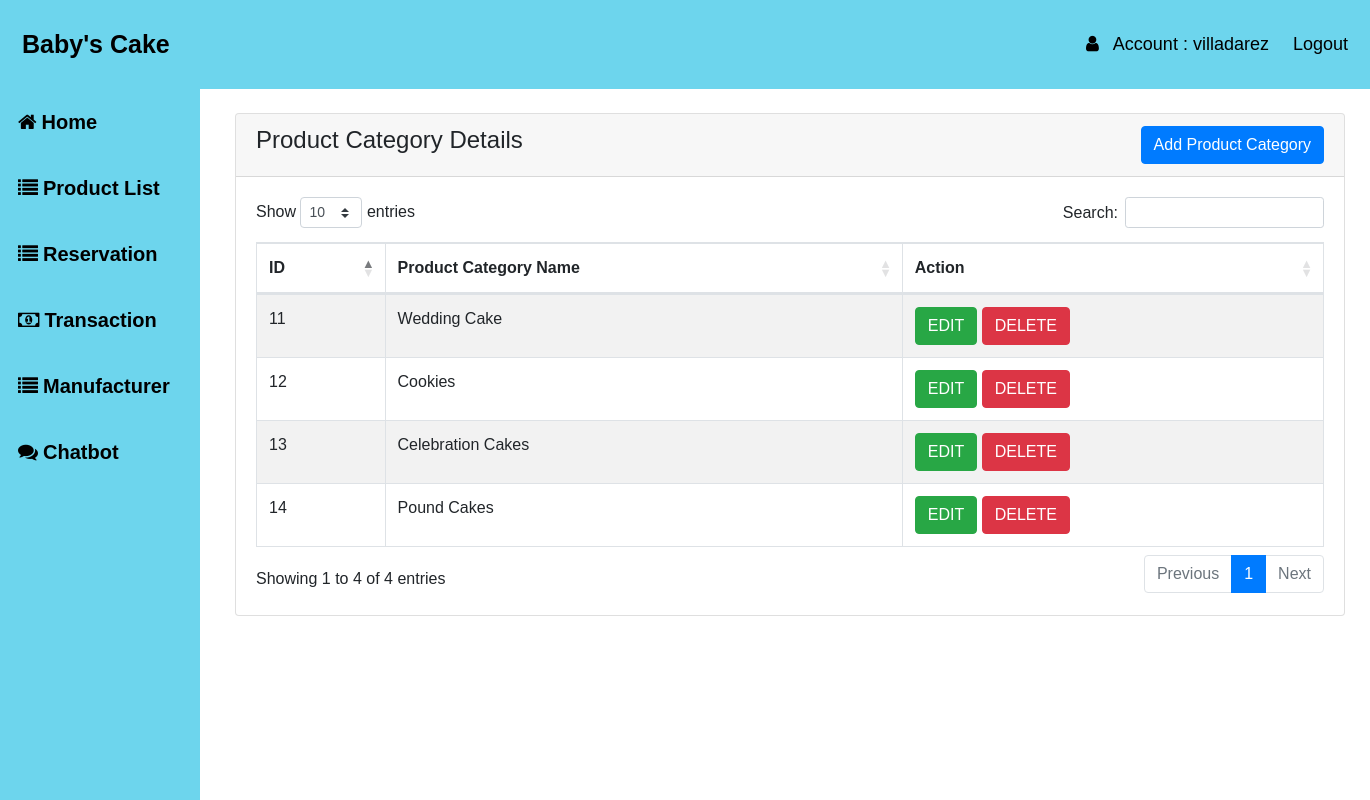
Page /productcat.php (signed in) on the committed database.
### tables this page shows
CREATE TABLE `users` (
  `id` int(10) NOT NULL,
  `username` varchar(50) NOT NULL,
  `password` varchar(50) NOT NULL,
  `email` varchar(50) NOT NULL,
  `firstname` varchar(50) NOT NULL,
  `lastname` varchar(50) NOT NULL,
  `permission` int(11) NOT NULL
);

CREATE TABLE `product_cat` (
  `id` int(11) NOT NULL,
  `product_catn` varchar(50) NOT NULL
);

### productcat.php (the view, shortened to what this page needs)
<?php
include("auth_session.php");
?>
<!DOCTYPE html>
<html>
<head>
    <link href="https://cdn.jsdelivr.net/npm/bootstrap@5.3.0-alpha1/dist/css/bootstrap.min.css" rel="stylesheet" >
    <link rel="stylesheet" href="https://stackpath.bootstrapcdn.com/bootstrap/4.2.1/css/bootstrap.min.css">
    <link rel="stylesheet" href="https://cdn.datatables.net/1.10.18/css/dataTables.bootstrap4.min.css">
    <link href="https://cdn.datatables.net/1.13.2/css/dataTables.bootstrap4.min.css" rel="stylesheet">
    <link rel="stylesheet" type="text/css" href="css/css2.css">
<link rel="stylesheet" href="https://cdnjs.cloudflare.com/ajax/libs/font-awesome/4.7.0/css/font-awesome.min.css">
</head>
<body>
<div class="header" id="header">
  <a href="#default" class="logo">Baby's Cake</a>
  <div class="header-right">
  <a href="#"><i class="fa fa-user" aria-hidden="true"></i> &nbsp; Account : <?php
$query = "SELECT lastname  FROM users WHERE username='{$_SESSION['username']}'";
$result = mysqli_query($conn, $query);
if (mysqli_num_rows($result) > 0) {
    $row = mysqli_fetch_assoc($result);
    $reservations = $row['lastname'];
    if ($reservations > 0) {
        echo $reservations;
    }
}
?></a>
    <a href="logout.php">Logout</a>
  </div>
</div>
<?php include 'header.php'; ?>
<div class="container mt-4" style="width:100%;margin-left:220px;">
        <div class="row">
            <div class="col-md-12">
                <div class="card">
                    <div class="card-header">
                        <h4>Product Category Details
                            <a href="function/addprodcat.php" class="btn btn-primary float-end">Add Product Category</a>
                        </h4>
                    </div>
                    <div class="card-body">
                        <table class="table table-bordered table-striped" id="datatableid">
                            <thead>
                                <tr>
                                    <th>ID</th>
                                    <th>Product Category Name</th>
                                    <th>Action</th>
                                </tr>
                            </thead>
                            <tbody>
                                <?php
                                    $query = "SELECT * FROM product_cat";
                                    $query_run = mysqli_query($conn, $query);
                                    if(mysqli_num_rows($query_run) > 0)
                                    {
                                        foreach($query_run as $product)
                                        {
                                            ?>
                                            <tr>
                                                <td><?= $product['id']; ?></td>
                                                <td><?= $product['product_catn']; ?></td>
                                                   <td>
                                                    <button type="button" class="btn btn-success editbtn"> EDIT </button>
                                                    <button type="button" class="btn btn-danger deletebtn"> DELETE </button>
                                                </td>
                                            </tr>
                                            <?php
                                        }
                                    }
                                    else
                                    {
                                        echo "<h5> No Record Found </h5>";
                                    }
                                ?>
                            </tbody>
                        </table>
                    </div>
                </div>
            </div>
        </div>
    </div>
</body>
</html>

### css/css2.css (style rules this page uses)
* { box-sizing: border-box; }
body { margin: 0; font-family: Arial, Helvetica, sans-serif; overflow-x: hidden; }
.header { overflow: hidden; background-color:#6dd5ed; padding: 20px 10px; position: sticky; top: 0; z-index: 10; width: 100%; max-width: 100% }
.header a { float: left; color:black; text-align: center; padding: 12px; text-decoration: none; font-size: 18px; line-height: 25px; border-radius: 4px; }
.header a.logo { font-size: 25px; font-weight: bold; }
.header-right { float: right; }

### rows in the picture
users: lastname "villadarez"
product_cat: id "11", product_catn "Wedding Cake"
product_cat: id "12", product_catn "Cookies"
product_cat: id "13", product_catn "Celebration Cakes"
product_cat: id "14", product_catn "Pound Cakes"
